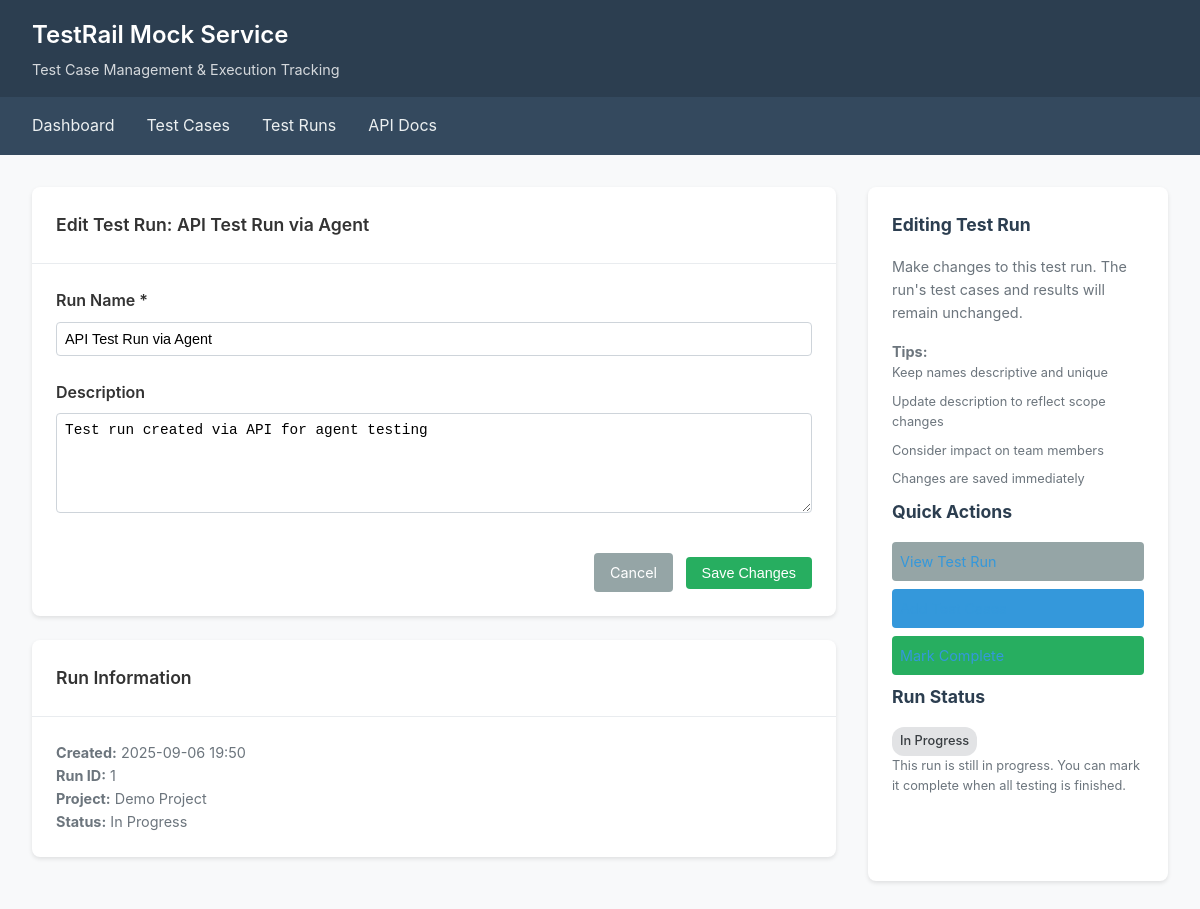
Screenshot of /ui/run/1/edit with the database file from the repository.
### models.py (models this page shows)
class TestRun(Base):
    __tablename__ = "runs"
    id = Column(Integer, primary_key=True, index=True)
    project_id = Column(Integer, ForeignKey("projects.id"), nullable=False)
    name = Column(String(255), nullable=False)
    description = Column(Text)
    created_on = Column(DateTime, default=datetime.utcnow)
    is_completed = Column(Boolean, default=False)
    project = relationship("Project", back_populates="runs")
    entries = relationship("RunEntry", back_populates="run", cascade="all, delete-orphan")

class Project(Base):
    __tablename__ = "projects"
    id = Column(Integer, primary_key=True, index=True)
    name = Column(String(255), nullable=False)
    description = Column(Text)
    created_on = Column(DateTime, default=datetime.utcnow)
    sections = relationship("Section", back_populates="project", cascade="all, delete-orphan")
    runs = relationship("TestRun", back_populates="project", cascade="all, delete-orphan")

### app.py (the view)
@app.get("/ui/run/{run_id}/edit", response_class=HTMLResponse)
def edit_run_form(request: Request, run_id: int, db: Session = Depends(get_database)):
    run = db.query(TestRun).filter(TestRun.id == run_id).first()
    if not run:
        raise HTTPException(status_code=404, detail="Test run not found")
    return templates.TemplateResponse("run_edit.html", {
        "request": request,
        "run": run
    })

### templates/run_edit.html (shortened to what this page needs)
{% extends "base.html" %}
{% block content %}
{% set breadcrumb = [
    {"name": "Dashboard", "url": "/ui"},
    {"name": "Test Runs", "url": "/ui/runs"},
    {"name": run.name, "url": "/ui/run/" + run.id|string},
    {"name": "Edit", "url": ""}
] %}
<div class="two-column">
    <div class="main-content">
        <div class="card">
            <div class="card-header">
                Edit Test Run: {{ run.name }}
            </div>
            <div class="card-body">
                <form method="POST" action="/ui/run/{{ run.id }}/edit">
                    <div class="form-group">
                        <label class="form-label">Run Name *</label>
                        <input type="text" name="name" class="form-control" required value="{{ run.name }}">
                    </div>
                    <div class="form-group">
                        <label class="form-label">Description</label>
                        <textarea name="description" class="form-control" rows="4">{{ run.description or "" }}</textarea>
                    </div>
                    <div style="margin-top: 2rem; text-align: right;">
                        <a href="/ui/run/{{ run.id }}" class="btn btn-secondary">Cancel</a>
                        <button type="submit" class="btn btn-success">Save Changes</button>
                    </div>
                </form>
            </div>
        </div>
        <div class="card">
            <div class="card-header">
                Run Information
            </div>
            <div class="card-body">
                <div style="font-size: 0.9rem; color: #6c757d;">
                    <p><strong>Created:</strong> {{ run.created_on.strftime('%Y-%m-%d %H:%M') }}</p>
                    <p><strong>Run ID:</strong> {{ run.id }}</p>
                    <p><strong>Project:</strong> {{ run.project.name }}</p>
                    <p><strong>Status:</strong> {{ "Completed" if run.is_completed else "In Progress" }}</p>
                </div>
            </div>
        </div>
    </div>
    <div class="sidebar">
        <h3>Editing Test Run</h3>
        <div style="font-size: 0.9rem; color: #6c757d;">
            <p>Make changes to this test run. The run's test cases and results will remain unchanged.</p>
            <p style="margin-top: 1rem;"><strong>Tips:</strong></p>
            <ul style="font-size: 0.8rem;">
                <li>Keep names descriptive and unique</li>
                <li>Update description to reflect scope changes</li>
                <li>Consider impact on team members</li>
                <li>Changes are saved immediately</li>
            </ul>
        </div>
        <h3>Quick Actions</h3>
        <ul>
            <li><a href="/ui/run/{{ run.id }}" class="btn btn-secondary" style="margin-bottom: 0.5rem;">View Test Run</a></li>
            <li><a href="/ui/run/{{ run.id }}/add-cases" class="btn" style="margin-bottom: 0.5rem;">Add Test Cases</a></li>
            {% if not run.is_completed %}
            <li><a href="/ui/run/{{ run.id }}/complete" class="btn btn-success" style="margin-bottom: 0.5rem;">Mark Complete</a></li>
            {% endif %}
        </ul>
        <h3>Run Status</h3>
        <div style="font-size: 0.9rem;">
            <p>
                <span class="status-badge {% if run.is_completed %}status-passed{% else %}status-untested{% endif %}">
                    {{ "Completed" if run.is_completed else "In Progress" }}
                </span>
            </p>
            {% if run.is_completed %}
            <p style="color: #6c757d; font-size: 0.8rem;">
                This run is marked as complete. You can still edit the name and description.
            </p>
            {% else %}
            <p style="color: #6c757d; font-size: 0.8rem;">
                This run is still in progress. You can mark it complete when all testing is finished.
            </p>
            {% endif %}
        </div>
    </div>
</div>
{% endblock %}

### templates/base.html (style rules this page uses)
* { margin: 0; padding: 0; box-sizing: border-box; }
body { font-family: -apple-system, BlinkMacSystemFont, 'Segoe UI', Roboto, sans-serif; background-color: #f8f9fa; color: #333; line-height: 1.6; }
.card { background: white; border-radius: 8px; box-shadow: 0 2px 4px rgba(0,0,0,0.1); margin-bottom: 1.5rem; }
.card-header { padding: 1.5rem; border-bottom: 1px solid #e9ecef; font-weight: 600; font-size: 1.1rem; }
.card-body { padding: 1.5rem; }
.btn { display: inline-block; padding: 0.5rem 1rem; background: #3498db; color: white; text-decoration: none; border-radius: 4px; border: none; cursor: pointer; font-size: 0.9rem; transition: background-color 0.2s; }
.btn-success { background: #27ae60; }
.btn-secondary { background: #95a5a6; }
.status-badge { display: inline-block; padding: 0.25rem 0.5rem; border-radius: 12px; font-size: 0.8rem; font-weight: 500; }
.status-untested { background: #e2e3e5; color: #383d41; }
.form-group { margin-bottom: 1rem; }
.form-label { display: block; margin-bottom: 0.5rem; font-weight: 500; }
.form-control { width: 100%; padding: 0.5rem; border: 1px solid #ced4da; border-radius: 4px; font-size: 0.9rem; }
textarea.form-control { resize: vertical; min-height: 100px; }
.sidebar { background: white; border-radius: 8px; box-shadow: 0 2px 4px rgba(0,0,0,0.1); padding: 1.5rem; }
.sidebar h3 { margin-bottom: 1rem; color: #2c3e50; font-size: 1.1rem; }
.sidebar ul { list-style: none; }
.sidebar li { margin-bottom: 0.5rem; }
.sidebar a { color: #3498db; text-decoration: none; display: block; padding: 0.5rem; border-radius: 4px; transition: background-color 0.2s; }
.two-column { display: grid; grid-template-columns: 1fr 300px; gap: 2rem; }

### templates/run_edit.html (style rules this page uses)
.form-group { margin-bottom: 1.5rem; }
.form-label { font-weight: 600; margin-bottom: 0.5rem; }
.btn { margin-left: 0.5rem; }
.btn:first-child { margin-left: 0; }
.status-badge { font-size: 0.8rem; padding: 0.25rem 0.5rem; }

### rows the page displays
TestRun: name "API Test Run via Agent", description "Test run created via API for agent testing", created_on "2025-09-06 19:50", id "1", is_completed "In Progress"
Project: project.name "Demo Project"
